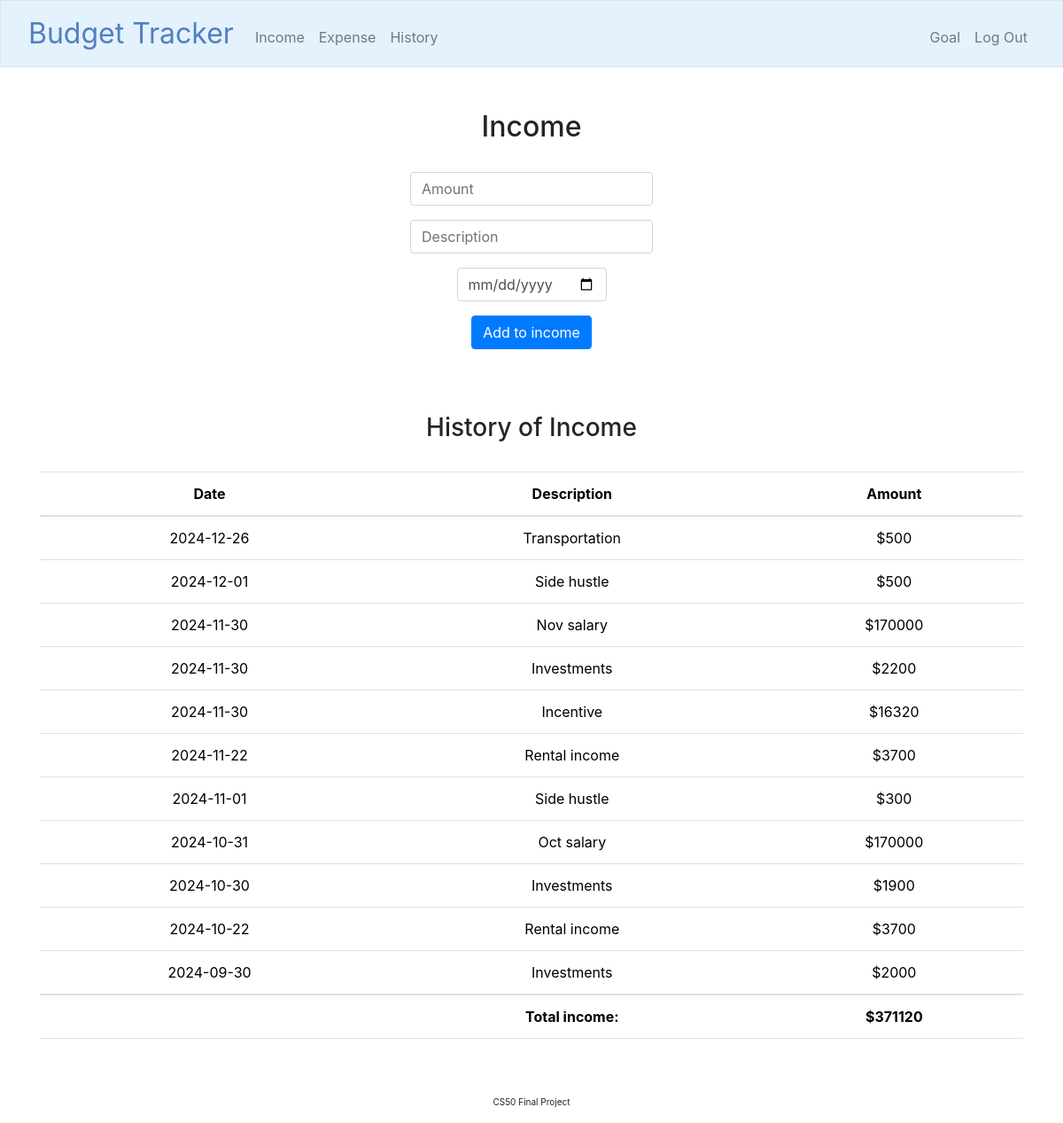
/income (signed in), run on the app's committed database.
### tables this page shows
CREATE TABLE 'finance' ('id' INTEGER PRIMARY KEY NOT NULL, 'user_id' TEXT NOT NULL,'description' TEXT,'date' DATETIME, 'type' TEXT, 'money' NUMERIC DEFAULT 0.00);

### app.py (the view)
@app.route("/income", methods=["GET", "POST"])
@login_required
def income():
    user_id = session["user_id"]
    if request.method == "POST":
        amount = float(request.form.get("amount"))
        if not amount:
            return render_template("error.html", msg = "Must provide amount")
        if float(amount) < 0:
            return render_template("error.html", msg = "Amount must be a positive number")
        date = request.form.get("date")
        if not date:
            return render_template("error.html", msg = "Must provide date")
        description = request.form.get("description")
        if not description:
            return render_template("error.html", msg = "Must provide description")
        transaction_type = "deposit"
        db.execute("UPDATE users SET balance = balance + ? WHERE id = ?", amount, user_id)
        db.execute("INSERT INTO finance (user_id, money, description, date, type) VALUES(?, ?, ?, ?, ?)",
                   user_id, amount, description, date, transaction_type)
        return redirect("/income")
    else:
        indatas = db.execute("SELECT * FROM finance WHERE user_id = ? AND type = ? ORDER BY date DESC", user_id, "deposit")
        total = db.execute("SELECT SUM(money) as sum FROM finance WHERE user_id = ? AND type = ? ORDER BY date DESC", user_id, "deposit")
        return render_template("income.html", indatas = indatas, total = total)

### app.py (called while the page is built)
@app.after_request
def after_request(response):
    response.headers["Cache-Control"] = "no-cache, no-store, must-revalidate"
    response.headers["Expires"] = 0
    response.headers["Pragma"] = "no-cache"
    return response

def login_required(f):
    @wraps(f)
    def decorated_function(*args, **kwargs):
        if session.get("user_id") is None:
            return redirect("/login")
        return f(*args, **kwargs)
    return decorated_function

### templates/income.html (shortened to what this page needs)
{% extends "layout.html" %}
{% block main %}
    <h2>Income</h2>
    <br>
    <form action="/income" method="post">
        <div class="mb-3">
            <input autocomplete="off" autofocus class="form-control mx-auto w-auto" name="amount" placeholder="Amount" type="text">
        </div>
        <div class="mb-3">
            <input class="form-control mx-auto w-auto" name="description" placeholder="Description" type="text">
        </div>
        <div class="mb-3">
            <input class="form-control mx-auto w-auto" name="date" placeholder="Date" type="date">
        </div>
        <button class="btn btn-primary" type="submit">Add to income</button>
    </form>
    <br>
    <br>
    <br>
    <h3>History of Income</h3>
    <br>
    <table class="table table-hover">
        <thead>
            <tr>
            <th scope="col">Date</th>
            <th scope="col">Description</th>
            <th scope="col">Amount</th>
            </tr>
        </thead>
        <tbody>
            {% for indata in indatas %}
            <tr>
                <td>{{ indata.date }}</td>
                <td>{{ indata.description }}</td>
                <td>${{ indata.money }}</td>
            </tr>
            {% endfor %}
        </tbody>
        <tfooter>
            {% for total in total %}
            <tr>
                <th scope="col"></th>
                <th scope="col">Total income:</th>
                <th scope="col">${{ total.sum }}</th>
            </tr>
            {% endfor %}
        </tfooter>
    </table>
{% endblock %}

### templates/layout.html (shortened to what this page needs)
<!DOCTYPE html>
<html lang="en">
    <head>
        <link href="https://cdn.jsdelivr.net/npm/bootstrap@5.3.3/dist/css/bootstrap.min.css" rel="stylesheet">
        <link href="/static/styles.css" rel="stylesheet">
        <link rel="stylesheet" href="https://cdn.jsdelivr.net/npm/bootstrap@4.0.0/dist/css/bootstrap.min.css">
    </head>
    <body>
        <nav class="border navbar navbar-expand-md navbar-light" style="background-color: #e3f2fd;">
            <div class="container-fluid">
                <a class="navbar-brand" href="/"><span class="blue">Budget Tracker</span></a>
                <div class="collapse navbar-collapse" id="navbar">
                    {% if session["user_id"] %}
                        <ul class="navbar-nav me-auto mt-2">
                            <li class="nav-item"><a class="nav-link" href="/income">Income</a></li>
                            <li class="nav-item"><a class="nav-link" href="/expense">Expense</a></li>
                            <li class="nav-item"><a class="nav-link" href="/history">History</a></li>
                        </ul>
                        <ul class="navbar-nav ms-auto mt-2">
                            <li class="nav-item"><a class="nav-link" href="/goal">Goal</a></li>
                            <li class="nav-item"><a class="nav-link" href="/logout">Log Out</a></li>
                        </ul>
                    {% else %}
                        <ul class="navbar-nav ms-auto mt-2">
                            <li class="nav-item"><a class="nav-link" href="/register">Register</a></li>
                            <li class="nav-item"><a class="nav-link" href="/login">Log In</a></li>
                        </ul>
                    {% endif %}
                </div>
            </div>
        </nav>
        <main class="container py-5 text-center">
            {% block main %}{% endblock %}
        </main>
        <footer>
            <p class="project">CS50 Final Project</p>
        </footer>
    </body>
</html>

### static/styles.css (style rules this page uses)
nav .navbar-brand { font-size: xx-large; }
nav .navbar-brand .blue { color: #537fbe; }
.project { text-align: center; font-size: 10px; }

### data on the page
finance: date "2024-12-26", description "Transportation", money "500"
finance: date "2024-12-01", description "Side hustle", money "500"
finance: date "2024-11-30", description "Nov salary", money "170000"
finance: date "2024-11-30", description "Investments", money "2200"
finance: date "2024-11-30", description "Incentive", money "16320"
finance: date "2024-11-22", description "Rental income", money "3700"
finance: date "2024-11-01", description "Side hustle", money "300"
finance: date "2024-10-31", description "Oct salary", money "170000"
finance: date "2024-10-30", description "Investments", money "1900"
finance: date "2024-10-22", description "Rental income", money "3700"
finance: date "2024-09-30", description "Investments", money "2000"

### other printed values
{{ total.sum }} "371120"
